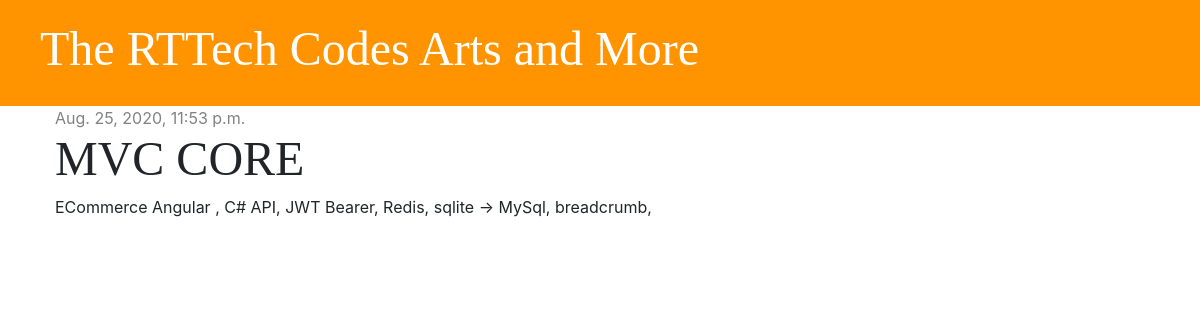
Page /post/6/ on the committed database.
### blog/models.py (models this page shows, shortened)
class Post(models.Model):
    author = models.ForeignKey("auth.User", on_delete= models.CASCADE)
    title = models.CharField(max_length=200)
    text = models.TextField(null=True)
    created_date = models.DateTimeField(default=timezone.now)
    published_date = models.DateTimeField(blank=True, null=True)

### blog/views.py (the view)
# urls.py: path('post/<int:pk>/', views.post_detail, name='post_detail'),
def post_detail(request, pk):
    post = get_object_or_404(Post, pk=pk)
    stuff_for_frontend = {'post': post}
    return render(request, 'blog/post_detail.html', stuff_for_frontend)

### blog/templates/blog/post_detail.html (shortened to what this page needs)
{% extends 'blog/base.html' %}
{% block content %}
    <div class="post">
        {% if post.published_date %}
            <div class="date">
                {{ post.published_date }}
            </div>
        {% endif %}
        <h1>{{ post.title }}</h1>
        <p>{{ post.text|linebreaksbr }}</p>
    </div>
{% endblock %}

### blog/static/css/blog.css (style rules this page uses)
h1, h2, h3, h4 { font-family: 'Tangerine', 'Inconsolata', 'Droid Sans', serif; font-size: 48px; }
.date { color: #828282; }
.post { margin-bottom: 70px; }

### rows in the picture
Post: published_date "Aug. 25, 2020, 11:53 p.m.", title "MVC CORE", text "ECommerce Angular , C# API, JWT Bearer, Redis, sqlite -> MySql, breadcrumb,"
